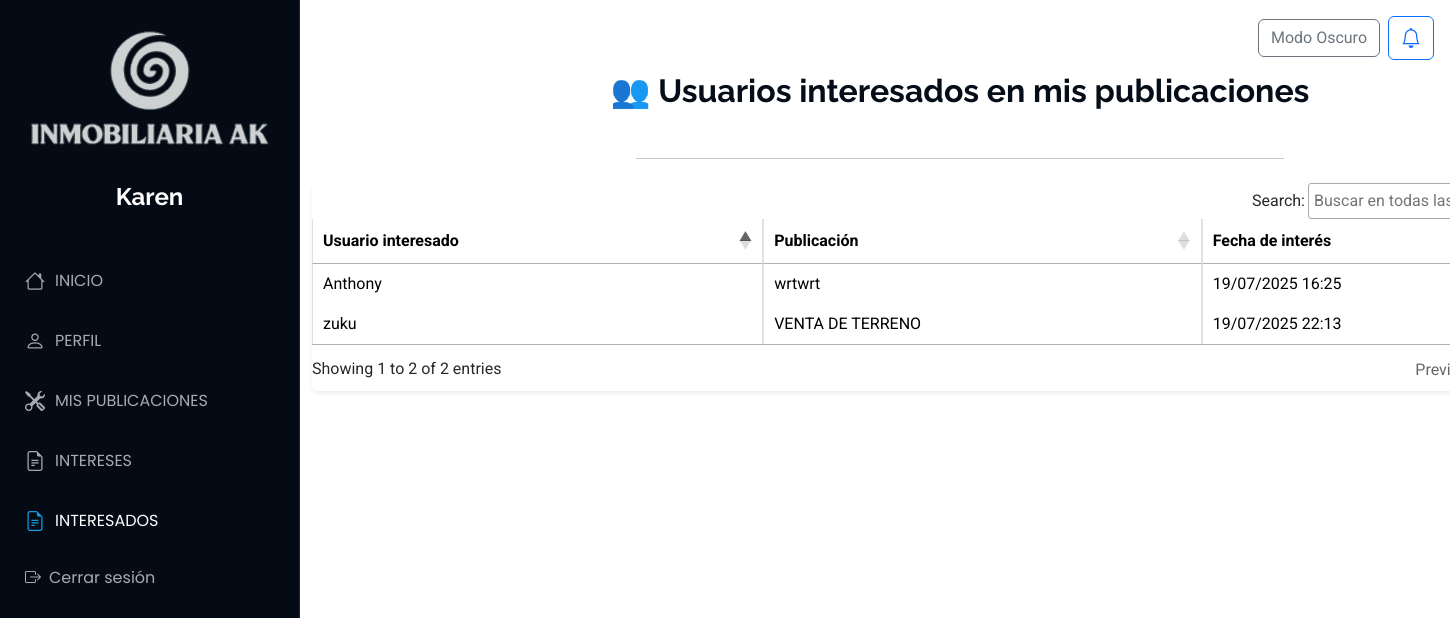
The app's page /Interesados/mis-interesados (signed in) with its own data.
### Aplicaciones/Usuario/models.py (models this page shows)
class Usuario(models.Model):
    usuario = models.CharField(max_length=150, unique=True)
    contrasena = models.CharField(max_length=128)
    correo = models.EmailField(unique=True,null=True, blank=True)
    telefono = models.CharField(null=True, blank=True)
    fecha_registro = models.DateTimeField(auto_now_add=True,null=True, blank=True)
    telegram_id = models.CharField(max_length=50, null=True, blank=True)

### Aplicaciones/Interez/models.py (models this page shows)
class Interez(models.Model):
    usuario = models.ForeignKey(Usuario, on_delete=models.CASCADE)
    propiedad = models.ForeignKey(Propiedad, on_delete=models.CASCADE)
    fecha_interes = models.DateTimeField(auto_now_add=True)

### Aplicaciones/Publicaciones/models.py (models this page shows)
class Propiedad(models.Model):
    id_propiedad = models.AutoField(primary_key=True)
    titulo = models.CharField(max_length=200)
    imagen = models.FileField(upload_to='propiedades/')
    descripcion = models.TextField()
    precio = models.DecimalField(max_digits=12, decimal_places=2)
    ubicacion=models.CharField(max_length=200,null=True,blank=True)
    usuario = models.ForeignKey(Usuario, on_delete=models.CASCADE)
    latitud = models.DecimalField(max_digits=9, decimal_places=7)
    longitud = models.DecimalField(max_digits=10, decimal_places=7)
    estado = models.CharField(max_length=50)
    fecha_publicacion = models.DateTimeField(auto_now_add=True)
    fecha_actualizacion = models.DateTimeField(auto_now=True,null=True,blank=True)

### Aplicaciones/Interesados/views.py (the view)
# urls.py: path('mis-interesados', views.interesados_en_mis_publicaciones, name='mis_interesados'),
def interesados_en_mis_publicaciones(request):
    usuario_id = request.session.get('usuario_id')
    if not usuario_id:
        return redirect('iniciosesion')
    usuario_actual = Usuario.objects.get(id=usuario_id)
    mis_publicaciones = Propiedad.objects.filter(usuario=usuario_actual)
    intereses = Interez.objects.filter(propiedad__in=mis_publicaciones).select_related('usuario', 'propiedad')
    return render(request, 'lista.html', {'intereses': intereses})

### Aplicaciones/Interesados/templates/lista.html (shortened to what this page needs)
{% extends 'plantilla.html' %}
{% load static %}
{% block body %}
<main class="container py-4">
    <div class="text-center mb-4"><br><br>
        <h2 class="fw-bold">👥 Usuarios interesados en mis publicaciones</h2><br>
        <hr class="w-50 mx-auto">
    </div>
    <div class="table-responsive shadow-sm rounded ">
        <table class="table table-bordered  " id="interesados">
            <thead >
                <tr>
                    <th>Usuario interesado</th>
                    <th>Publicación</th>
                    <th>Fecha de interés</th>
                </tr>
            </thead>
            <tbody>
                {% for interes in intereses %}
                    <tr>
                        <td>{{ interes.usuario.usuario }}</td>
                        <td>{{ interes.propiedad.titulo }}</td>
                        <td>{{ interes.fecha_interes|date:"d/m/Y H:i" }}</td>
                    </tr>
                {% empty %}
                    <tr>
                        <td colspan="3" class="text-muted">Ningún usuario ha mostrado interés en tus publicaciones aún.</td>
                    </tr>
                {% endfor %}
            </tbody>
        </table>
    </div>
</main>
{% endblock %}

### Aplicaciones/templates/plantilla.html (shortened to what this page needs)
{% load static %}
<!DOCTYPE html>
<html lang="en">
<head>
<link rel="stylesheet" href="https://code.jquery.com/ui/1.13.2/themes/base/jquery-ui.css">
  <link href="https://cdn.jsdelivr.net/npm/bootstrap@5.3.3/dist/css/bootstrap.min.css" rel="stylesheet">
  <link href="https://cdn.jsdelivr.net/npm/bootstrap-icons/font/bootstrap-icons.css" rel="stylesheet" />
<link rel="stylesheet" href="https://cdn.datatables.net/1.13.6/css/jquery.dataTables.min.css">
<link rel="stylesheet" href="https://cdnjs.cloudflare.com/ajax/libs/font-awesome/6.7.2/css/all.min.css" />
  <link href="{% static 'plantilla/Port/assets/vendor/bootstrap-icons/bootstrap-icons.css' %}" rel="stylesheet">
  <link href="{% static 'plantilla/Port/assets/vendor/aos/aos.css' %}" rel="stylesheet">
  <link href="{% static 'plantilla/Port/assets/vendor/glightbox/css/glightbox.min.css' %}" rel="stylesheet">
  <link href="{% static 'plantilla/Port/assets/vendor/swiper/swiper-bundle.min.css' %}" rel="stylesheet">
  <link href="{% static 'plantilla/Port/assets/css/main.css' %}" rel="stylesheet">
<link rel="stylesheet" href="https://cdn.datatables.net/2.0.3/css/dataTables.dataTables.min.css">
<link rel="stylesheet" href="https://cdn.datatables.net/buttons/2.4.2/css/buttons.dataTables.min.css">
</head>
<body class="index-page">
  <header id="header" class="header dark-background d-flex flex-column">
    <br>
    <img src="/static/img/FOTO.png" alt="" ><br>
      <a href="#" class="logo d-flex align-items-center justify-content-center">
        <h1 class="sitename">
          {% if request.session.usuario_nombre %}
            {{ request.session.usuario_nombre }}
          {% else %}
            Invitado
          {% endif %}
        </h1>
      </a>
    <nav id="navmenu" class="navmenu">
      <ul><br>
        <li><a href="{% url 'inicios' %}" class="{% if request.resolver_match.url_name == 'inicios' %}active{% endif %}">
          <i class="bi bi-house navicon"></i> INICIO</a></li>
        <li><a href="{% url 'perfil_usuario' %}" class="{% if request.resolver_match.url_name == 'perfil_usuario' %}active{% endif %}">
          <i class="bi bi-person navicon"></i> PERFIL</a></li>
        <li><a href="{% url 'iniciopu' %}" class="{% if request.resolver_match.url_name == 'iniciopu' %}active{% endif %}">
          <i class="bi bi-tools navicon"></i> MIS PUBLICACIONES</a></li>
        <li><a href="{% url 'intereses' %}" class="{% if request.resolver_match.url_name == 'intereses' %}active{% endif %}">
          <i class="bi bi-file-earmark-text navicon"></i> INTERESES</a></li>
        <li><a href="{% url 'mis_interesados' %}" class="{% if request.resolver_match.url_name == 'mis_interesados' %}active{% endif %}">
          <i class="bi bi-file-earmark-text navicon"></i> INTERESADOS</a></li>
        <li><a href="#" onclick="confirmarCerrarSesion()"><i class="bi bi-box-arrow-right me-2"></i> Cerrar sesión</a></li>
      </ul>
  </header>
{% block body %}
{% endblock %}
<div class="position-fixed top-0 end-0 p-3" style="z-index: 1050;">
  <div class="d-flex align-items-center gap-2">
    <button id="btn-toggle-theme" class="btn btn-outline-secondary">
    </button>
    <a href="{% url 'notificaciones' %}"
       class="btn btn-outline-primary position-relative">
      <i class="bi bi-bell" style="font-size: 1.25rem;"></i>
    </a>
  </div>
</div>
</body>
</html>

### tiendamue/static/plantilla/Port/assets/css/main.css (style rules this page uses)
:root { --default-font: "Roboto", system-ui, -apple-system, "Segoe UI", Roboto, "Helvetica Neue", Arial, "Noto Sans", "Liberation Sans", sans-serif, "Apple Color Emoji", "Segoe UI Emoji", "Segoe UI Symbol", "Noto Color Emoji"; --heading-font: "Raleway", sans-serif; --nav-font: "Poppins", sans-serif; }
:root { --background-color: #ffffff; --default-color: #272829; --heading-color: #050d18; --accent-color: #149ddd; --surface-color: #ffffff; --contrast-color: #ffffff; }
:root { --nav-color: #a8a9b4; --nav-hover-color: #ffffff; --nav-mobile-background-color: #040b14; --nav-dropdown-background-color: #040b14; --nav-dropdown-color: #a8a9b4; --nav-dropdown-hover-color: #ffffff; }
.dark-background { --background-color: #040b14; --default-color: #ffffff; --heading-color: #ffffff; --surface-color: #151f2b; --contrast-color: #ffffff; }
:root { scroll-behavior: smooth; }
body { color: var(--default-color); background-color: var(--background-color); font-family: var(--default-font); }
a { color: var(--accent-color); text-decoration: none; transition: 0.3s; }
h1, h2, h3, h4, h5, h6 { color: var(--heading-color); font-family: var(--heading-font); }
.header { color: var(--default-color); background-color: var(--background-color); position: fixed; top: 0; left: 0; bottom: 0; padding: 0 15px; width: 300px; transition: all ease-in-out 0.3s; overflow-y: auto; z-index: 997; border-right: 1px solid color-mix(in srgb, var(--default-color), transparent 90%); }
.header .logo { line-height: 1; margin-bottom: 15px; }
.header .logo h1 { font-size: 24px; margin: 0; font-weight: 700; color: var(--heading-color); }
@media (min-width: 1200px) { .header~main, .header~#footer { margin-left: 300px; } }
.navmenu { padding: 0; z-index: 9997; }
.navmenu ul { list-style: none; padding: 0 0 20px 0; margin: 0; }
.navmenu a, .navmenu a:focus { color: var(--nav-color); padding: 15px 10px; font-family: var(--nav-font); font-size: 16px; font-weight: 400; display: flex; align-items: center; white-space: nowrap; transition: 0.3s; width: 100%; }
.navmenu a .navicon, .navmenu a:focus .navicon { font-size: 20px; margin-right: 10px; }
.navmenu a:hover, .navmenu .active, .navmenu .active:focus { color: var(--nav-hover-color); }
.navmenu a:hover .navicon, .navmenu .active .navicon, .navmenu .active:focus .navicon { color: var(--accent-color); }

### records on screen
Usuario: session.usuario_nombre "Karen"
Interez: usuario.usuario "zuku", propiedad.titulo "VENTA DE TERRENO", fecha_interes "19/07/2025 22:13"
Interez: usuario.usuario "Anthony", propiedad.titulo "wrtwrt", fecha_interes "19/07/2025 16:25"
